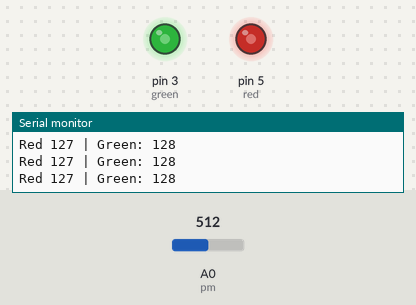
A sketch run on a simulated Arduino Uno, built with avr-gcc and run on an emulated ATmega328P. Parts: output pins drawn as LEDs (lit = HIGH), the last lines printed to the serial monitor. The inputs (shaded band) are chosen by the test bench; at power-on: A0 (pm) = 512.

Above: at 1.2 s.
1.3 s: A0 (pm) set to 609
At 2.0 s:
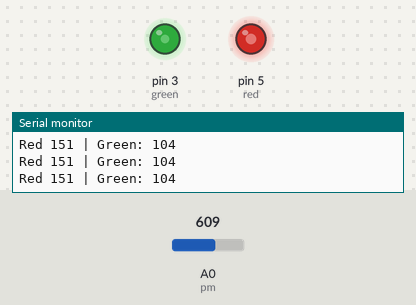
2.8 s: A0 (pm) set to 644
At 3.5 s:
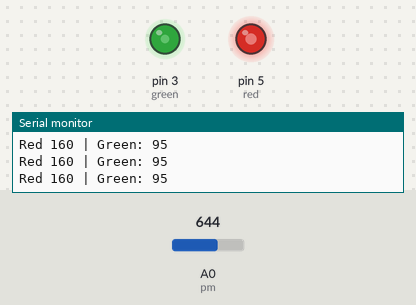
5.8 s: A0 (pm) set to 980
At 6.7 s:
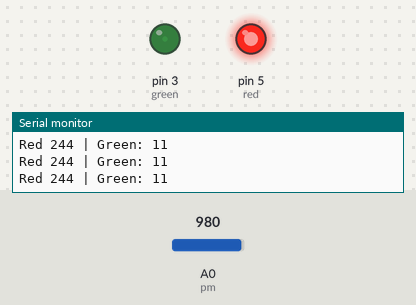
7.3 s: A0 (pm) set to 1001
At 8.0 s:
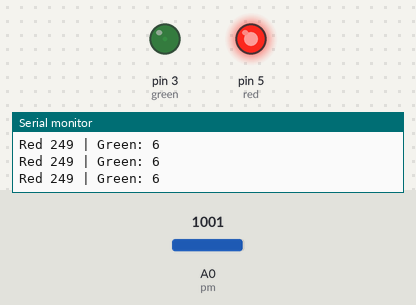
10.3 s: A0 (pm) set to 1023
At 11.3 s:
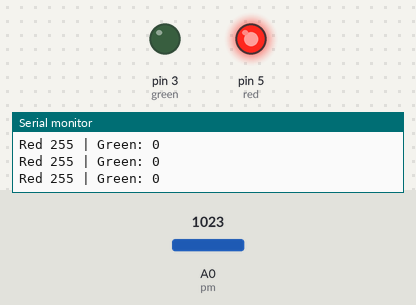
11.8 s: A0 (pm) set to 0
At 12.4 s:
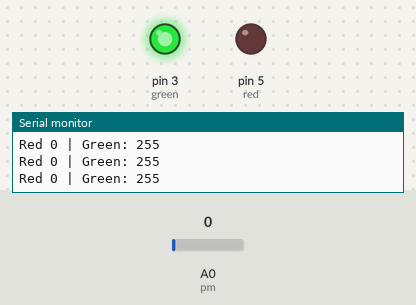
Timing chart, 0 to 14.3 s (numbered marks = the images above; inputs shaded):
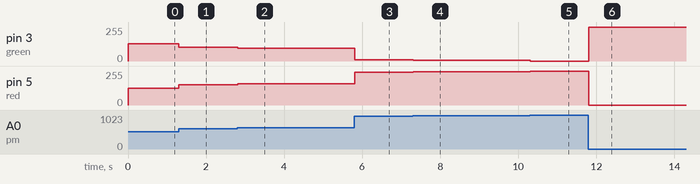

Measured:
- after the input at 1.3 s, pin 3 (green): 128/255 → 104/255 at once; pin 5 (red): 127/255 → 151/255 at once
- after the input at 2.8 s, pin 3 (green): 104/255 → 95/255 at once; pin 5 (red): 151/255 → 160/255 at once
- after the input at 5.8 s, pin 3 (green): 95/255 → 11/255 at once; pin 5 (red): 160/255 → 244/255 at once
- after the input at 7.3 s, pin 3 (green): 11/255 → 6/255 at once; pin 5 (red): 244/255 → 249/255 at once
- after the input at 10.3 s, pin 3 (green): 6/255 → 0/255 at once; pin 5 (red): 249/255 → 255/255 at once
- after the input at 11.8 s, pin 3 (green): 0/255 → 255/255 at once; pin 5 (red): 255/255 → 0/255 at once

The sketch:

glorious_stantia1.ino
```cpp
// C++ code
//

int green = 3, red = 5, pm = A0;
void setup()
{
  pinMode(green, OUTPUT);
  pinMode(red, OUTPUT);
  pinMode(pm, INPUT);
  Serial.begin(9600);
}

void loop()
{
  int input = analogRead(pm);
  int map1 = map(input, 0, 1023, 0, 255);
  int map2 = map(input, 0, 1023, 255, 0);
  analogWrite(red, map1);
  analogWrite(green, map2);
  Serial.print("Red ");
  Serial.print(map1);
  Serial.print(" | Green: ");
  Serial.println(map2);
}
```
